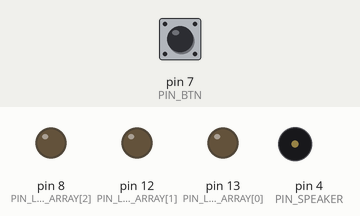
Bench run of a sketch on a simulated Arduino Uno, built with avr-gcc and run on an emulated ATmega328P. Parts: output pins drawn as LEDs (lit = HIGH), buzzer (waves = sounding). The inputs (shaded band) are chosen by the test bench; at power-on: pin 7 (PIN_BTN) HIGH.

Above: at 1.2 s.
1.3 s: pin 7 (PIN_BTN) pulled LOW for 0.15 s
At 2.6 s:
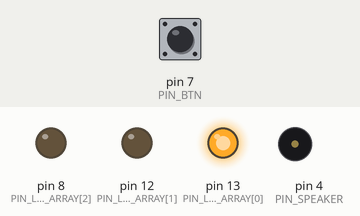
3.8 s: pin 7 (PIN_BTN) pulled LOW for 1 s
At 5.7 s:
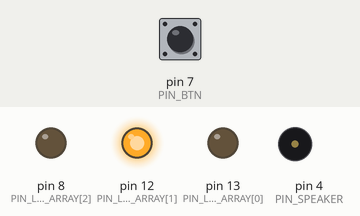
6.3 s: pin 7 (PIN_BTN) pulled LOW for 0.15 s
At 7.6 s:
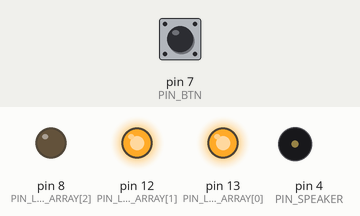
8.8 s: pin 7 (PIN_BTN) pulled LOW for 3.2 s
At 10.8 s:
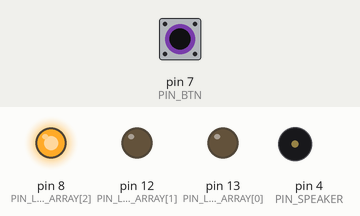
13.5 s: pin 7 (PIN_BTN) pulled LOW for 0.15 s
At 15.5 s:
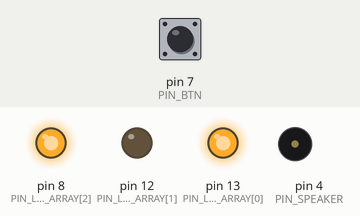
16.0 s: pin 7 (PIN_BTN) pulled LOW for 1 s
At 17.4 s:
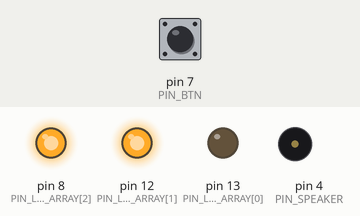
Timing chart, 0 to 19.0 s (numbered marks = the images above; inputs shaded):
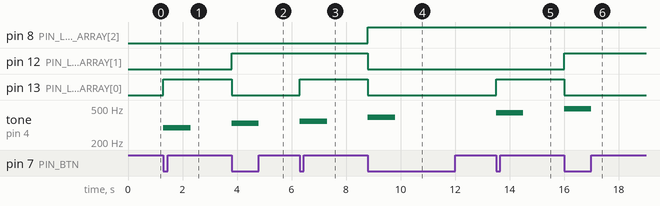

Measured:
- after the input at 1.3 s, pin 13 (PIN_LED_ARRAY[0]): LOW → HIGH at once; tone on pin 4 (PIN_SPEAKER): silent → 294 Hz at once, → silent 1.0 s later
- after the input at 3.8 s, pin 12 (PIN_LED_ARRAY[1]): LOW → HIGH at once; pin 13 (PIN_LED_ARRAY[0]): HIGH → LOW at once; tone on pin 4 (PIN_SPEAKER): silent → 330 Hz at once, → silent 1.0 s later
- after the input at 6.3 s, pin 13 (PIN_LED_ARRAY[0]): LOW → HIGH at once; tone on pin 4 (PIN_SPEAKER): silent → 349 Hz at once, → silent 1.0 s later
- after the input at 8.8 s, pin 8 (PIN_LED_ARRAY[2]): LOW → HIGH at once; pin 12 (PIN_LED_ARRAY[1]), pin 13 (PIN_LED_ARRAY[0]): HIGH → LOW at once; tone on pin 4 (PIN_SPEAKER): silent → 392 Hz at once, → silent 1.0 s later
- after the input at 13.5 s, pin 13 (PIN_LED_ARRAY[0]): LOW → HIGH at once; tone on pin 4 (PIN_SPEAKER): silent → 440 Hz at once, → silent 1.0 s later
- after the input at 16.0 s, pin 12 (PIN_LED_ARRAY[1]): LOW → HIGH at once; pin 13 (PIN_LED_ARRAY[0]): HIGH → LOW at once; tone on pin 4 (PIN_SPEAKER): silent → 493 Hz at once, → silent 1.0 s later

The sketch:

3bit_up_counter_audio_visual.ino
```cpp
const int COUNTER_BIT = 3;
const int COUNTER_MAX_VALUE = 1 << COUNTER_BIT;

const int PIN_BTN = 7;
const int PIN_LED_ARRAY[COUNTER_BIT] = { 13, 12, 8 };
const int PIN_SPEAKER = 4;

const int ARRAY_NOTE_FREQUENCY[8] = { 262, 294, 330, 349, 392, 440, 493, 523 };

int counter = 0;
int prevReadValue = LOW;
bool isButtonReleased = false;

void setup() {
#ifdef __DEBUG__
  Serial.begin(9600);
#endif

  for (int i = 0; i < COUNTER_BIT; i++) {
    pinMode(PIN_LED_ARRAY[i], OUTPUT);
  }
  pinMode(PIN_BTN, INPUT);
}

void loop() {
  // update button state
  int readValue = digitalRead(PIN_BTN);
  int isButtonReleased = prevReadValue == HIGH && readValue == LOW;

  // increase counter when button released
  if (isButtonReleased) {
    increaseCounter();
  }
  // update LED state by counter
  updateLEDStateByCounter();
  // play sound only when button released
  // play sound with changed frequency by counter
  if (isButtonReleased) {
    playSoundByCounter();
  }
  // update button state
  // for trigger only released state.
  prevReadValue = readValue;

  // print only debug mode
#ifdef __DEBUG__
  Serial.println(counter);
#endif
}

void increaseCounter() {
  counter++;
  // if counter reached max value,
  // set counter to 0
  if (counter == COUNTER_MAX_VALUE) {
    counter = 0;
  }
}

void updateLEDStateByCounter() {
  int i = 0;
  while (i < COUNTER_BIT) {
    int status = (1 << i) & counter;
    digitalWrite(PIN_LED_ARRAY[i++], status ? HIGH : LOW);
  }
}

void playSoundByCounter() {
  tone(PIN_SPEAKER, ARRAY_NOTE_FREQUENCY[counter], 1000);
}
```
